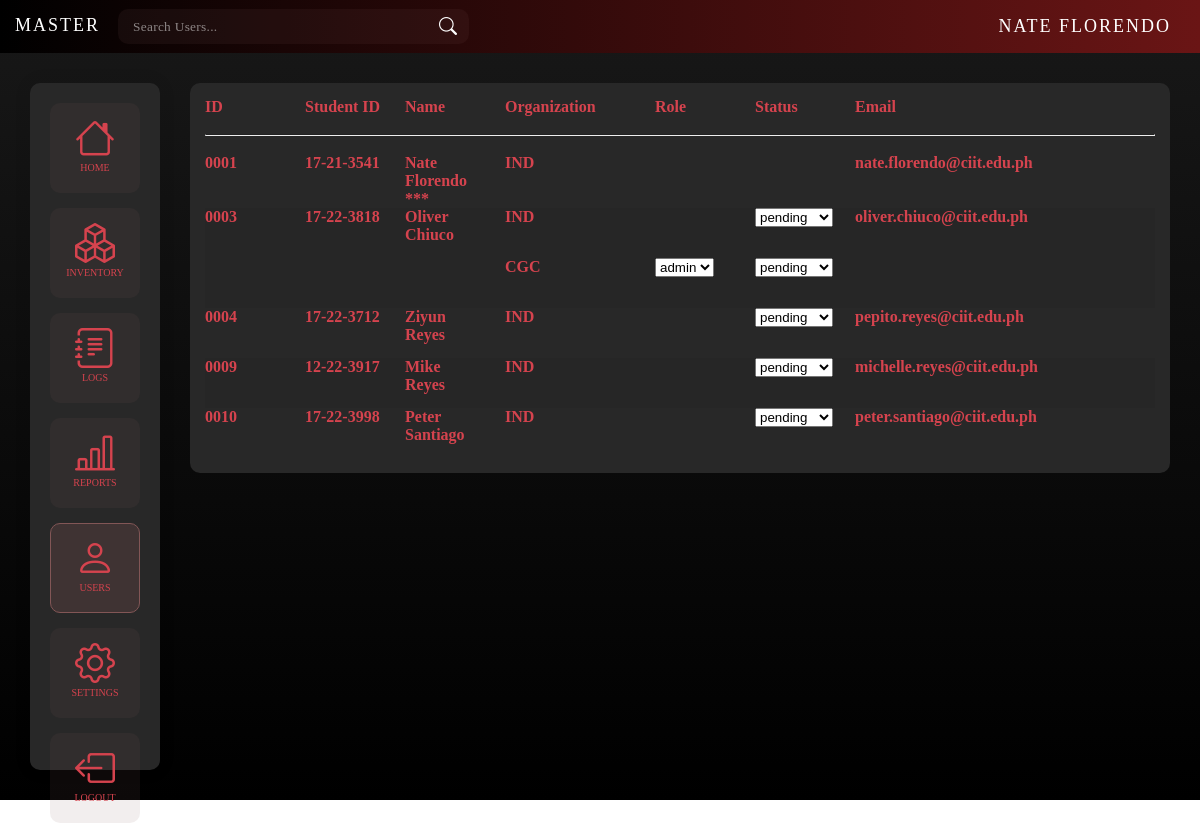
The page /users.php (signed in) on the database as committed earlier.
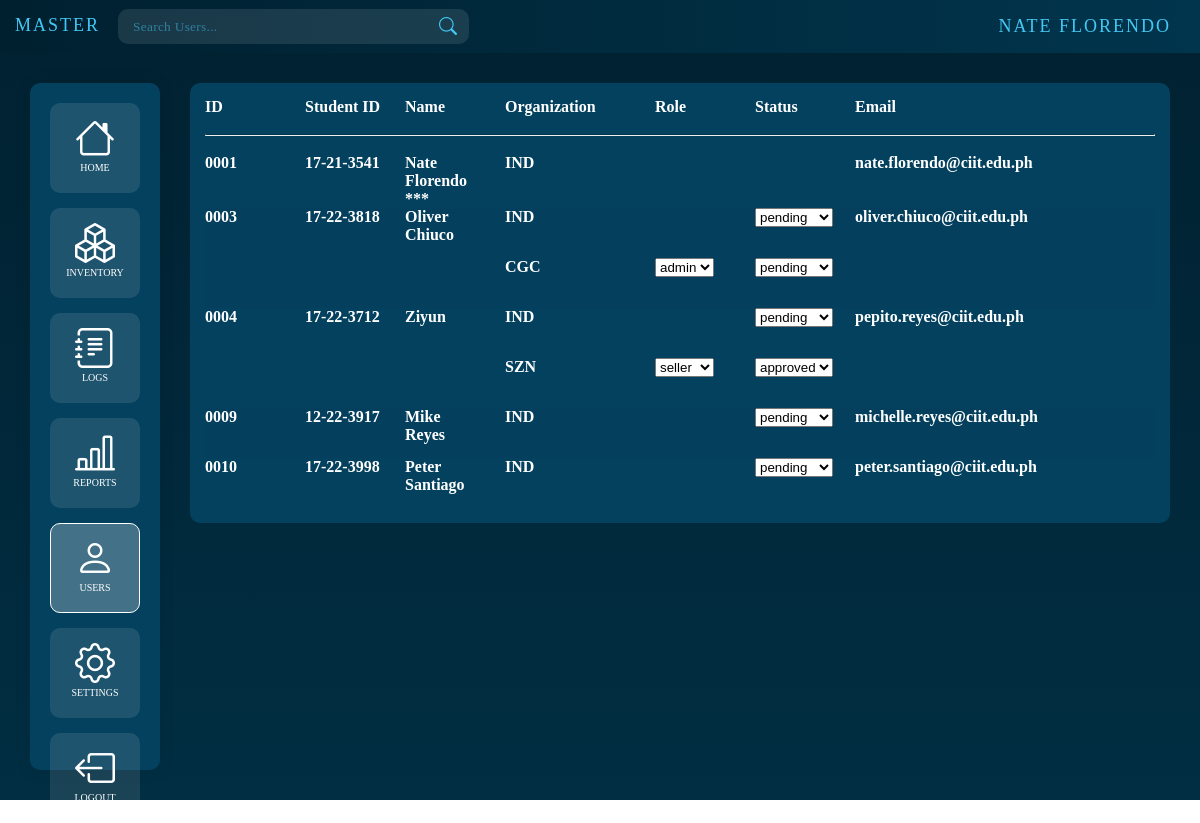
The same page on the database as committed later.
### tables this page shows
CREATE TABLE `users` (
  `id` int(11) NOT NULL,
  `username` varchar(11) NOT NULL,
  `name` varchar(255) NOT NULL,
  `role` enum('master','seller','student') NOT NULL DEFAULT 'student',
  `active_organization` int(11) DEFAULT NULL,
  `password` varchar(255) NOT NULL,
  `email` varchar(255) NOT NULL,
  `student_number` varchar(50) DEFAULT NULL,
  `use_template` enum('true','false') NOT NULL,
  `use_username` enum('true','false') NOT NULL
);

CREATE TABLE `user_organizations` (
  `user_id` int(11) NOT NULL,
  `organization_id` int(11) NOT NULL,
  `status` enum('pending','approved') NOT NULL DEFAULT 'pending',
  `role` enum('admin','seller','student') NOT NULL DEFAULT 'student'
);

CREATE TABLE `organizations` (
  `id` int(11) NOT NULL,
  `code` varchar(3) NOT NULL,
  `organization_name` varchar(255) NOT NULL,
  `active` tinyint(1) NOT NULL DEFAULT 1
);

### getUserDetails.php (called while the page is built, shortened)
<?php
$sql = "SELECT users.*, organizations.* FROM users JOIN organizations ON users.active_organization = organizations.id WHERE users.id = '$_SESSION[user_id]'";
$result = $conn->query($sql);
while ($row = $result->fetch_assoc()) {
    $name = $row["name"];
}

### users.php (the view, shortened to what the changed rows need)
<?php
require 'config.php';
require 'getUserDetails.php';
function getUserIdFormatted($id, $length) {
    return str_pad($id, $length, '0', STR_PAD_LEFT);
}
function getUserNumberFormatted($number) {
    $firstPart = substr($number, 0, 2);
    $secondPart = substr($number, 2, 2);
    $thirdPart = substr($number, 4,4);
    return $firstPart . "-". $secondPart ."-". $thirdPart;
}
if ($_SESSION['role'] == "master") $sql = "SELECT uo.*, u.name, u.student_number, u.username, u.email, o.code FROM user_organizations AS uo JOIN organizations AS o ON uo.organization_id = o.id JOIN users AS u ON uo.user_id = u.id";
$result = mysqli_query($conn, $sql);
$users = mysqli_fetch_all($result, MYSQLI_ASSOC);
?>
<!DOCTYPE html>
<html lang="en">
<head>
    <link rel="stylesheet" type="text/css" href="css/style.php">
    <link rel="stylesheet" href="https://cdn.jsdelivr.net/npm/bootstrap-icons@1.9.1/font/bootstrap-icons.css">
</head>
<body>
    <nav class="navbar">
        <div class="nav-left">
            <div class="menu">
            <a href="#"
                    class="logo"><?php
                    if($_SESSION['role'] == "master"){
                        echo htmlspecialchars("MASTER");
                    }
                     ?></a>
                <form class="search-bar ">
                    <input id="search" type="text" autocomplete="off" placeholder="Search Users...">
                    <i class="bi bi-search search-empty"></i>
                </form>
            </div>
        </div>
        <div class="nav-right">
            <div class="menu seller">
                <li><a><?php echo htmlspecialchars(strtoupper($name)); ?></a></li>
            </div>
        </div>
    </nav>
    <div class="main-interface with-navbar" >
    <div class="left-panel">
            <div class="left-panel-content shadow unselectable">
                <div class="left-nav-upper">
                    <div class="left-nav-icon button" onclick="window.location.href='index.php'"><i class="bi bi-house"></i>HOME
                    </div>
                    <div class="left-nav-icon button" onclick="window.location.href='inventory.php'"><i
                            class="bi bi-boxes" ></i>INVENTORY</div>
                    <div class="left-nav-icon button" onclick="window.location.href='logs.php'"><i
                            class="bi bi-journal-text"></i>LOGS</div>
                    <div class="left-nav-icon button" onclick="window.location.href='reports.php'"><i
                            class="bi bi-bar-chart-line"></i>REPORTS</div>
                    <?php
                    if($_SESSION['org_role'] == 'admin' || $_SESSION['role'] == 'master'){
                    ?><div class="left-nav-icon button selected" onclick="window.location.href='users.php'"><i
                            class="bi bi-person"></i>USERS</div><?php
                    }
                    ?>
                    <div class="left-nav-icon button" onclick="window.location.href='settings.php'"><i
                            class="bi bi-gear"></i>SETTINGS</div>
                </div>
                <div class="left-nav-lower">
                    <div class="left-nav-icon button" onclick="window.location.href='index.php?logout=1'"><i
                            class="bi bi-box-arrow-left"></i>LOGOUT</div>
                </div>
            </div>
        </div>
        <div class="center-panel" style="margin-right: 15px; width: 100%;">
            <div class="center-panel-content" >
                <div class="products-panel unselectable">
                    <div style="width: 100%; border-radius: 10px;  padding: 15px; background-color: var(--card-color); ">
                        <table style="color: var(--card-text-color) ; width: 100%; text-align: left; border-collapse: collapse;">
                            <thead >
                                <tr>
                                    <th scope="col">ID</th>
                                    <th scope="col">Student ID</th>
                                    <th scope="col">Name</th>
                                    <th scope="col">Organization</th>
                                    <th scope="col">Role</th>
                                    <th scope="col">Status</th>
                                    <th scope="col">Email</th>
                                </tr>
                            </thead>
                            <tbody >
                                <tr><td colspan="7"><br><hr style="border-top: 1px solid rgba(0, 0, 0, 0.151);"><br></td></tr>
                                <?php
                                    $previous_user = array();
                                    $row_count = 0;
                                    foreach ($users as $user) {
                                        if ($previous_user == null) $previous_user = array();
                                        if ($previous_user !== $user['user_id']) $row_count++;
                                        ?>
                                        <tr class="log-row" style="height: 50px; vertical-align: top; background: var(--card-color-<?php echo $row_count % 2 == 0 ? 'darker' : ''; ?>);">
                                            <th class="id" style="width:100px ; min-width: 100px; max-width: 100px; word-wrap:break-word;">
                                                <?php if ($previous_user !== $user['user_id']) {
                                                    echo htmlspecialchars(getUserIdFormatted($user['user_id'], 4));
                                                } else {
                                                    echo '&nbsp;';
                                                } ?>
                                            </th>
                                            <th class="student-id" style="width:100px ; min-width: 100px; max-width: 100px; word-wrap:break-word;">
                                                <?php if ($previous_user !== $user['user_id']) {
                                                    echo htmlspecialchars(getUserNumberFormatted($user['student_number']));
                                                } else {
                                                    echo '&nbsp;';
                                                } ?>
                                            </th>
                                            <th class="name" style="padding-right: 30px;">
                                                <?php if ($previous_user !== $user['user_id']) {
                                                    echo htmlspecialchars($user['name']);
                                                    if ($user['user_id'] == $_SESSION['user_id'])
                                                        echo htmlspecialchars(' ***');
                                                } else {
                                                    echo '&nbsp;';
                                                } ?>
                                            </th>
                                            <th class="organization" style="width: 150px ; min-width: 150px; max-width: 150px;">
                                                <?php if ($_SESSION['role'] == "master") {
                                                    if ($user['role'] != 'master') {
                                                        echo htmlspecialchars($user['code']);
                                                    } else {
                                                        echo htmlspecialchars("- - -");
                                                    }
                                                } else {
                                                    echo htmlspecialchars($user['code']);
                                                } ?>
                                                <br>
                                            </th>
                                            <th class="role" style="width: 100px ; min-width: 100px; max-width: 100px;">
                                                <?php if ($user['organization_id'] == '1' || $user['user_id'] == $_SESSION['user_id']) {
                                                } else { ?>
                                                    <select id="role" onchange="changeValue(this, '<?php echo ($user['user_id']) ?>', '<?php echo ($user['organization_id']) ?>' )">
                                                        <option value="admin" <?php if ($user['role'] == 'pending') echo 'selected' ?>>admin</option>
                                                        <option value="seller" <?php if ($user['role'] == 'seller') echo 'selected' ?>>seller</option>
                                                    </select>
                                                <?php } ?>
                                            </th>
                                            <th class="role" style="width: 100px ; min-width: 100px; max-width: 100px;">
                                                <?php if ($user['user_id'] == $_SESSION['user_id']) {
                                                } else { ?>
                                                    <select id="status" onchange="changeValue(this, '<?php echo ($user['user_id']) ?>', '<?php echo ($user['organization_id']) ?>' )">
                                                        <option value="pending" <?php if ($user['status'] == 'pending') echo 'selected' ?>>pending</option>
                                                        <option value="approved" <?php if ($user['status'] == 'approved') echo 'selected' ?>>approved</option>
                                                    </select>
                                                <?php } ?>
                                            </th>
                                            <th class="email" style="width: 300px ; min-width: 300px; max-width: 300px;">
                                                <?php if ($previous_user !== $user['user_id']) {
                                                    echo htmlspecialchars($user['email']);
                                                } else {
                                                    echo '&nbsp;';
                                                } ?>
                                            </th>
                                        </tr>
                                        <?php
                                        $previous_user = $user['user_id'];
                                    }
                                ?>
                            </tbody>
                        </table>
                    </div>
                </div>
            </div>
        </div>
    </div>
</body>
</html>

Rows that differ between the two databases and show on the page:
changed through a linked row, user_organizations "pepito.reyes@ciit.edu.ph": user.name "Ziyun Reyes" → "Ziyun"
added user_organizations: organization.code "SZN", role+user+organization "seller", status+user+organization "approved"
